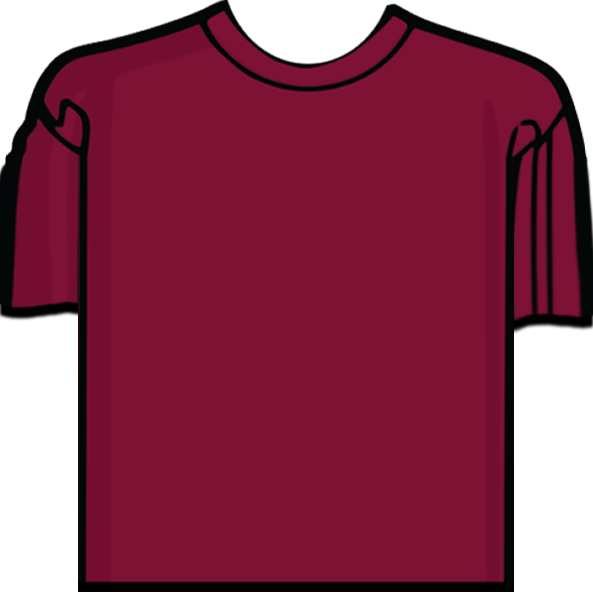
#> input picture cs50p/pset8/shirtficate/shirtificate.png, 593 x 592 px
$ python shirtificate.py
#> lines starting #> are read from the running program, lines starting #| are printed output that depends on the picture
import fpdf
from PIL import Image, ImageDraw, ImageOps

def main():
    name = input("Name: ").strip()
#> the answer given: shirtificate.png
    text1 = "CS50 Shirtificate"
    text2 = f"{name} took CS50"

    try:
        shirt = Image.open("shirtificate.png")
#> shirt is the input picture: PIL image 593x592 RGBA; mean R, G, B, A 127.8, 52.5, 77.3, 203.3
    except:
        print("Error: shirtificate.png not found")
        return

    # Move the shirt below to make space for "CS50 Shirtificate" text
    shirt = ImageOps.expand(shirt, (0, 100))
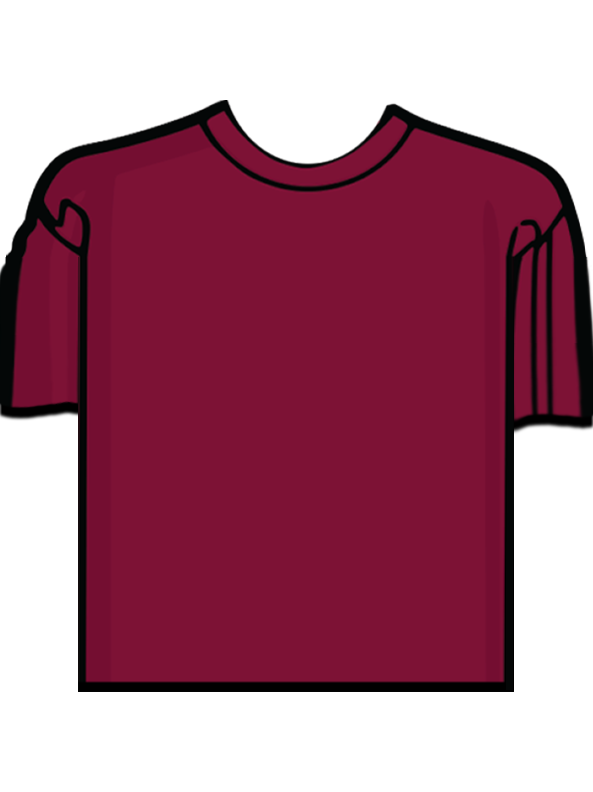
#> shirt: PIL image 593x792 RGBA; mean R, G, B, A 95.6, 39.3, 57.8, 152; transparent parts drawn white

    # Draw the name on the shirt
    draw = ImageDraw.Draw(shirt)
    # draw larger text
    draw.text((250, 100), text1, fill="black")
    draw.text((225, 300), text2, fill="white")

    # Save the shirtificate as pdf
    shirt.save("shirtificate(1).png")
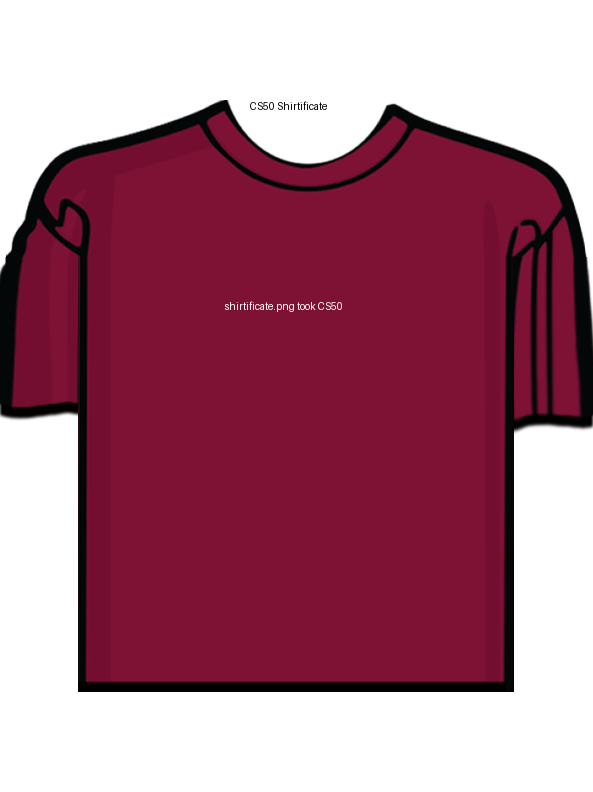
#> saved as shirtificate(1).png: PIL image 593x792 RGBA; mean R, G, B, A 95.6, 39.3, 57.8, 152.1; transparent parts drawn white
    pdf = fpdf.FPDF()
    pdf.add_page()
    pdf.image("shirtificate(1).png", x=10, y=10, w=190)
    pdf.output("shirtificate.pdf")


if __name__ == "__main__":
    main()
#> (the call stopped at in main, `pdf = fpdf.FPDF()`: fpdf is not available in this run)
